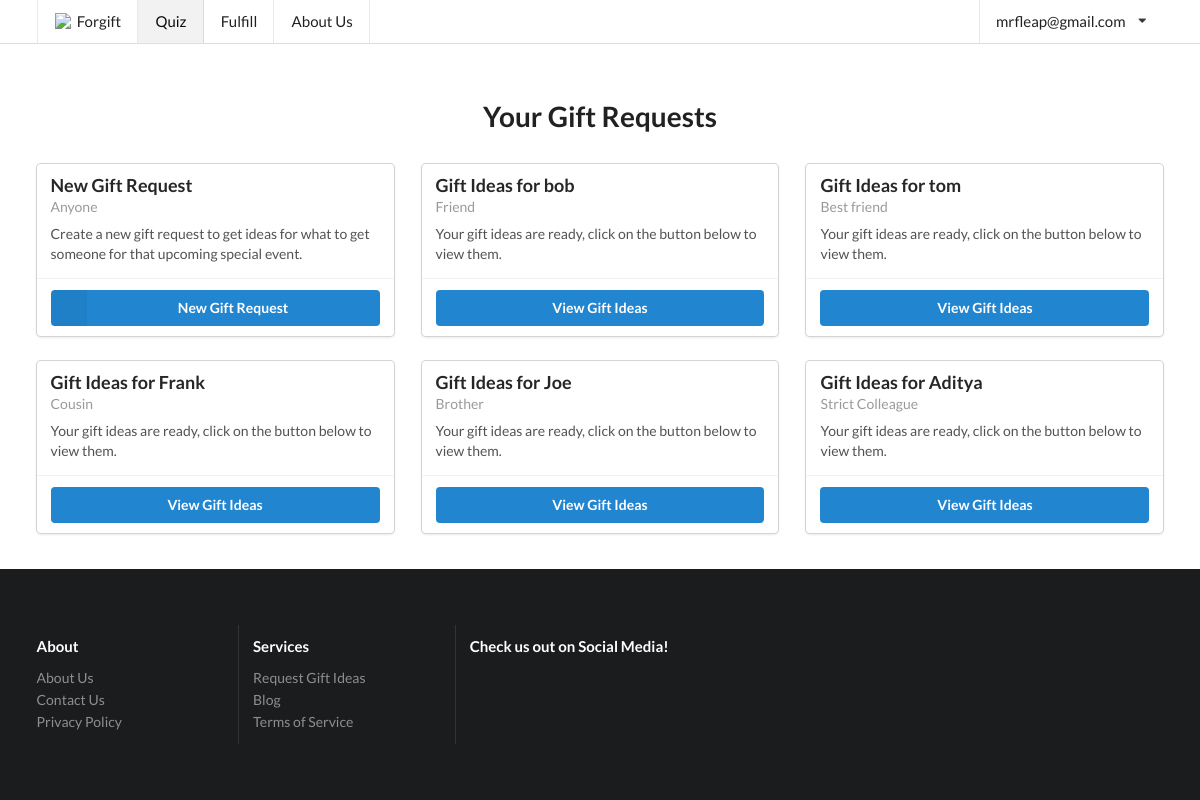
/request/ (signed in), run on an earlier commit of the app's database.
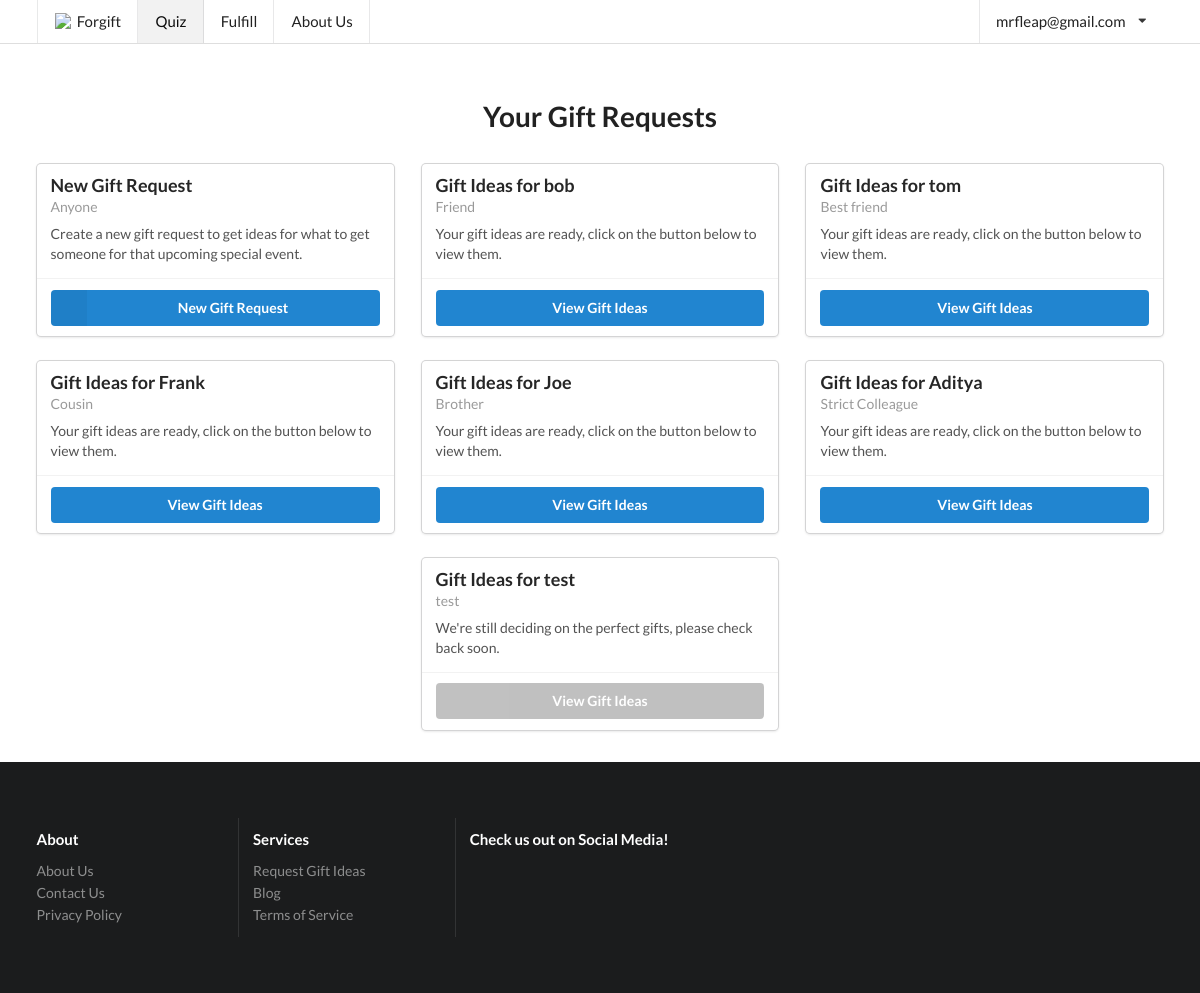
And on a later commit of the database.
### forgyftapp/models.py (models this page shows, shortened)
class OnCreate:
	def onCreate(self):
		pass

class GifteeProfile(models.Model, OnCreate):
	name = models.TextField(max_length=150)
	gender = models.CharField(max_length=80, choices=gender.GENDER_CHOICES)
	age = models.IntegerField()
	relationship = models.TextField(max_length=6000)
	price_upper = models.IntegerField()
	interests = models.TextField(max_length=6000)
	existing_related_items = models.TextField(max_length=6000)
	extra_info = models.TextField(max_length=6000)
	occasion = models.TextField(max_length=6000)
	published = models.BooleanField(default=False)
	emailed_about_publish = models.BooleanField(default=False)
	user = models.ForeignKey(User, on_delete=models.CASCADE)
	@property
	def status(self):
		if self.published:
			return "Your gift ideas are ready, click on the button below to view them."
		else:
			return "We're still deciding on the perfect gifts, please check back soon."

### forgyftapp/views/basic_views.py (the view)
# urls.py: url(r'^request/?$', basic_views.request, name='request'),
@login_required
def request(request, profile=None):
	if profile:
		giftee_profile = get_object_or_404(GifteeProfile, pk=profile)
		if not giftee_profile.published or not giftee_profile.user == request.user:
			return redirect("forgyftapp:request")
		return render(request, "request.html", {"giftee_profile": giftee_profile,
		                                        "ideas": GiftIdea.objects.filter(giftee_profile=giftee_profile),
		                                        "page": "request"})
	else:
		giftee_profiles = GifteeProfile.objects.filter(user=request.user)
		return render(request, "request.html", {"giftee_profiles": giftee_profiles, "page": "request"})

### forgyftapp/templates/request.html (shortened to what this page needs)
{% extends "base/base.html" %}
{% block content %}
	<div class="ui main container">
		{% if not giftee_profile %}
			<h1 style="text-align: center; padding-bottom: 16px">Your Gift Requests</h1>
			<div style="margin-left:auto;margin-right:auto;">
					<div class="ui centered stackable three cards">
						<div class="ui fluid card">
							<div class="content">
								<div class="header">
									New Gift Request
								</div>
								<div class="meta"> Anyone
								</div>
								<div class="description">
									Create a new gift request to get ideas for what to get someone for that
									upcoming special event.
								</div>
							</div>
							<div class="extra content">
								<a class="ui labeled icon fluid primary button" href="{% url "forgyftapp:gift_form" %}">
									<i class="ui icon add"></i>
									New Gift Request
								</a>
							</div>
						</div>
						{% for giftee_profile in giftee_profiles %}
							<div class="ui fluid card" style="width: calc(33.33333333% - 2em);">
								<div class="content">
									<div class="header">
										Gift Ideas for {{ giftee_profile.name }}
									</div>
									<div class="meta">
										{{ giftee_profile.relationship }}
									</div>
									<div class="description">
										{{ giftee_profile.status }}
									</div>
								</div>
								<div class="extra content">
									<a class="ui {% if not giftee_profile.published %}disabled grey {% else %}primary {% endif %}fluid  button"
									   href="{% url "forgyftapp:request" profile=giftee_profile.pk %}">View Gift
										Ideas</a>
								</div>
							</div>
						{% endfor %}
					</div>
				</div>
		{% endif %}
	</div>
{% endblock %}

What changed in the data, as far as the page shows it:
added GifteeProfile: name "test", relationship "test", status "We're still deciding on the perfect gifts, please check back soon."
